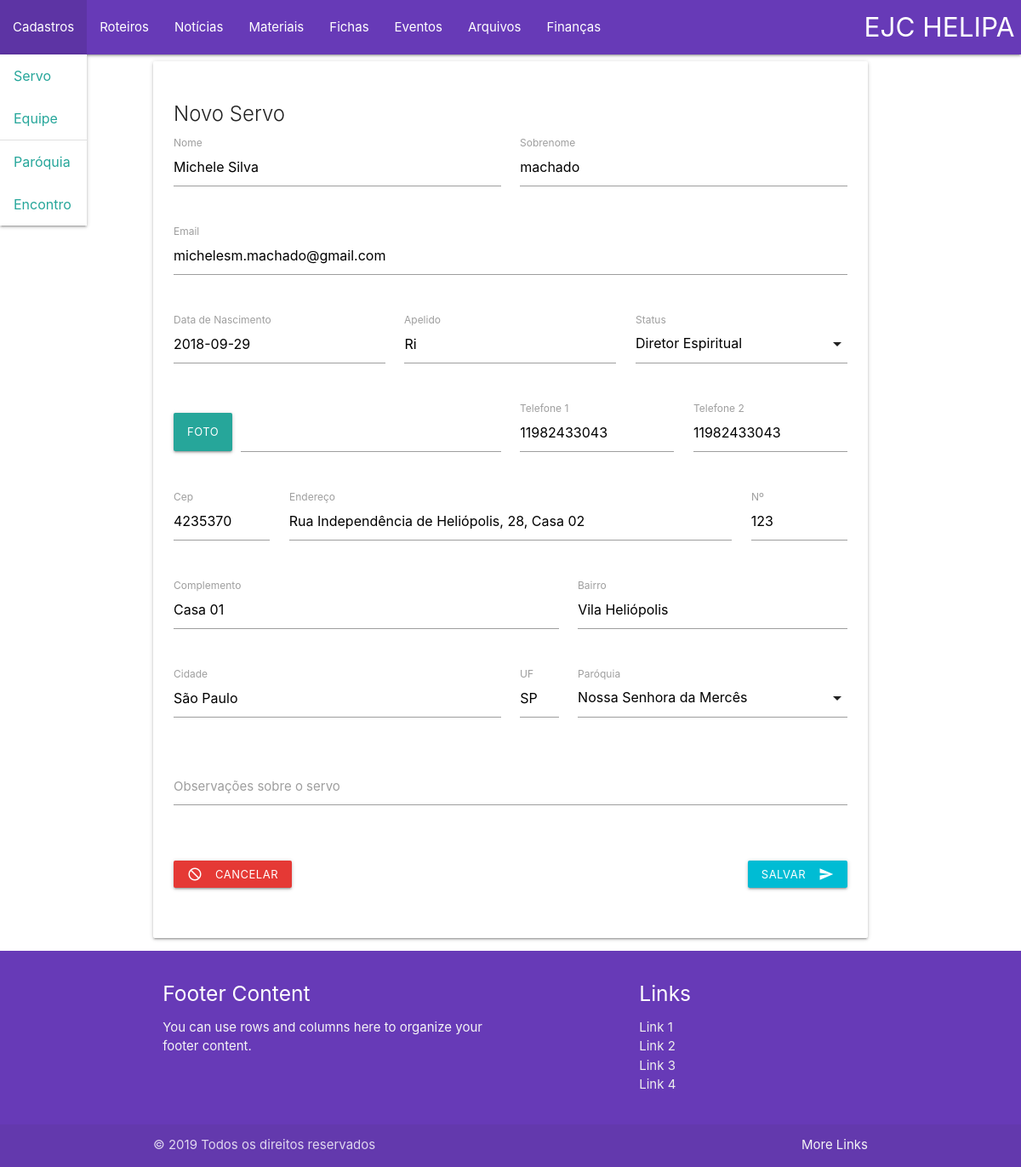
/atualizaservo/19/, run on the app's committed database.
### montagem/models.py (models this page shows, shortened)
class Person(models.Model):
    escolhas_nivel = (
        (u'dir_espiritual',u'Diretor Espiritual'),
        (u'coord',u'Coordenador Geral'),
        (u'coord_equipe',u'Coordenador de Equipe'),
        (u'dirigente',u'Dirigente'),
        (u'servo',u'Servo'),
        (u'convidado',u'Convidado'),
        (u'encontrista',u'Encontrista'),
    )
    nome = models.CharField(verbose_name = 'Nome', max_length=50)
    sobrenome=models.CharField(max_length=70)
    apelido=models.CharField(max_length=20,blank=True,null=True)
    email=models.EmailField(blank=True,null=True)
    tel1=models.CharField(blank=True,null=True,max_length=15)
    tel2=models.CharField(blank=True,null=True,max_length=15)
    foto=models.ImageField(upload_to='profile_picture',blank=True,null=True)
    dt_nasc=models.DateField(blank=True,null=True)
    nivel=models.CharField(blank=True,choices=escolhas_nivel,max_length=30,verbose_name='Nível:')
    cep=models.IntegerField()
    logradouro=models.CharField(max_length=60)
    numero=models.IntegerField()
    complemento=models.CharField(max_length=40)
    bairro=models.CharField(max_length=40)
    localidade=models.CharField(max_length=60)
    uf=models.CharField(max_length=2)
    paroquia=models.ForeignKey('paroquia',on_delete=models.PROTECT,blank=True,null=True)
    dtcriacao = models.DateField(auto_now_add=True,blank=False,null=False)
    status  = models.BooleanField(default=True,editable=False)
    obs = models.TextField(blank=True,null =True,max_length=200)
    class Meta:
        verbose_name = ("Servo")
        verbose_name_plural = ("Servos")

### montagem/views.py (the view)
# urls.py: path('atualizaservo/<int:id>/',views.atualizaServo,name ='upd_servo'),
def atualizaServo(request,id):
    servo = get_object_or_404(Person,pk=id)
    testeObj = servo
    form = newServoForm(request.POST or None,instance = servo )
    if form.is_valid():
        form.save()
        return redirect('lista_servos')
    return render (request,'form_servo.html',{'form': form})

### montagem/forms.py
class newServoForm(ModelForm):
    class Meta:
        model  = Person
        fields = '__all__'
        widgets = {
            'tel1': forms.TextInput(attrs={'data-mask':'(00) 00000-0000'}),
            'tel2': forms.TextInput(attrs={'data-mask':'(00) 00000-0000'}),
            'dt_nasc': forms.DateInput(attrs ={'class':'datepicker'}),
            'obs':     forms.Textarea (attrs={'class':'materialize-textarea','rows':5})  ,
        }

### montagem/models.py (called while the page is built)
    def __str__(self):
        return self.nome_paroquia

### templates/form_servo.html (shortened to what this page needs)
{% extends 'base.html' %}
{% block content %}
<div class=" container col s12 m12 l12">
  <div id="Form-advance" class="card card card-default scrollspy">
    <div class="card-content">
      <h4 class="card-title">Novo Servo</h4>
      <form method = "Post" class="col s12">
          <div class="row">
            <div class="input-field col m6 s12 ">
              <label for="{{form.nome.id_for_label}}" >Nome</label>
              {{form.nome}}
            </div>
            <div class="input-field col m6 s12">
              <label for="{{form.sobrenome.id_for_label}}">Sobrenome</label>
              {{form.sobrenome}}
            </div>
          </div>
          <div class="row">
            <div class="input-field col s12">
              <label for="{{form.email.id_for_label}}">Email</label>
              {{form.email}}
            </div>
          </div>
          <div class="row">
            <div class="input-field col m4 s12">
              <label for="{{form.dt_nasc.id_for_label}}">Data de Nascimento</label>
              {{form.dt_nasc}}
            </div>
            <div class="input-field col m4 s12">
              <label for="{{form.apelido.id_for_label}}">Apelido</label>
              {{form.apelido}}
            </div>
            <div class="input-field col m4 s12">
                <label for="{{form.nivel.id_for_label}}">Status</label>
            </div>
          </div>
          <div class="row">
            <div class="col m6 s12 file-field input-field">
              <div class="waves-effect waves-light btn-small">
                <span>Foto</span>
              </div>
              <div class="file-path-wrapper">
                <input class="file-path validate" type="text" >
              </div>
            </div>
            <div class="input-field col m3 s12">
              <label for="{{form.tel1.id_for_label}}" >Telefone 1</label>
              {{form.tel1}}
            </div>
            <div class="input-field col m3 s12">
              <label for="{{form.tel2.id_for_label}}" >Telefone 2</label>
              {{form.tel2}}
            </div>
          </div>
          <div class="row">
            <div class="input-field col m2 s12">
              <label for="{{form.cep.id_for_label}}" >Cep</label>
              {{form.cep}}
            </div>
            <div class="input-field col m8 s12">
              <label for="{{form.logradouro.id_for_label}}" >Endereço</label>
              {{form.logradouro}}
            </div>
            <div class="input-field col m2 s12">
              <label for="{{form.numero.id_for_label}}">Nº</label>
              {{form.numero}}
            </div>
          </div>
          <div class="row">
            <div class="input-field col m7 s12">
              <label for="{{form.complemento.id_for_label}}" >Complemento</label>
              {{form.complemento}}
            </div>
            <div class="input-field col m5 s12">
              <label for="{{form.bairro.id_for_label}}">Bairro</label>
              {{form.bairro}}
            </div>
          </div>
          <div class="row">
            <div class="input-field col m6 s12">
                <label for="{{form.localidade.id_for_label}}" >Cidade</label>
                {{form.localidade}}
              </div>
              <div class="input-field col m1 s12">
                <label for="{{form.uf.id_for_label}}">UF</label>
                {{form.uf}}
              </div>
              <div class="input-field col m5 s12">
                  <label for="{{form.paroquia.id_for_label}}">Paróquia</label>
                </div>
          </div>
          <div class="row">
            <div class="input-field col s12">
              {{form.obs}}
              <label for="{{form.obs.id_for_label}}">Observações sobre o servo</label>
            </div>
          </div>
          <div class="row">
              <div class="input-field col s12">
                <button class="btn-small cyan waves-effect waves-light right" type="submit" >Salvar
                  <i class="material-icons right">send</i>
                </button>
                <a href = "{% url 'lista' %}" class="waves-effect waves-light btn-small red darken-1">
                  <i class="material-icons left">do_not_disturb</i>
                  Cancelar</a>
              </div>
          </div>
      </form>
    </div>
  </div>
</div>
{% endblock content %}

### data on the page
Person: nome "Michele Silva", sobrenome "machado", email "michelesm.machado@gmail.com", dt_nasc "2018-09-29", apelido "Ri", tel1 "11982433043", tel2 "11982433043", cep "4235370", logradouro "Rua Independência de Heliópolis, 28, Casa 02", numero "123", complemento "Casa 01", bairro "Vila Heliópolis", localidade "São Paulo", uf "SP"
